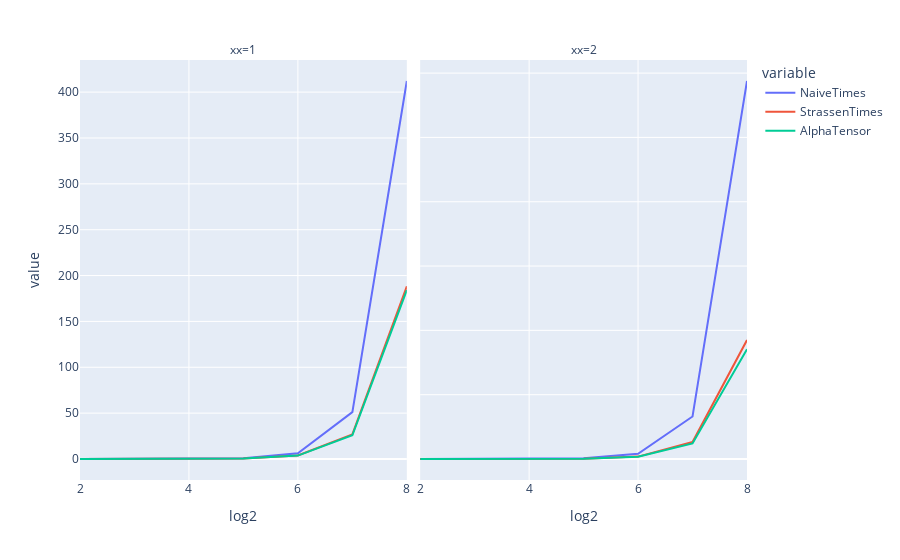
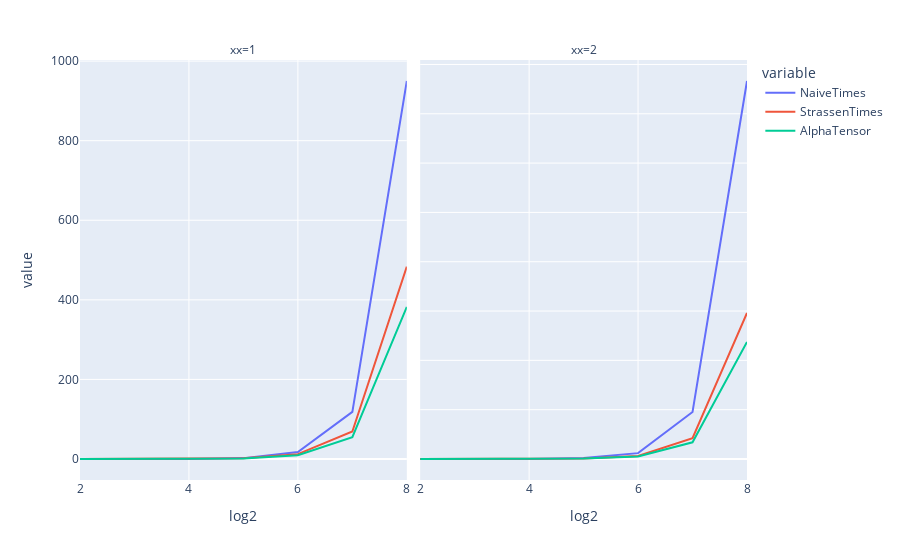
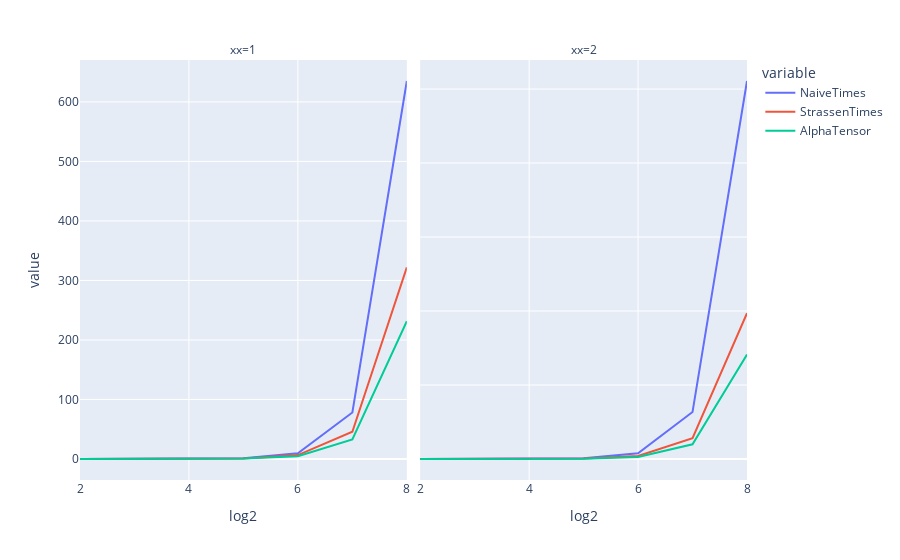
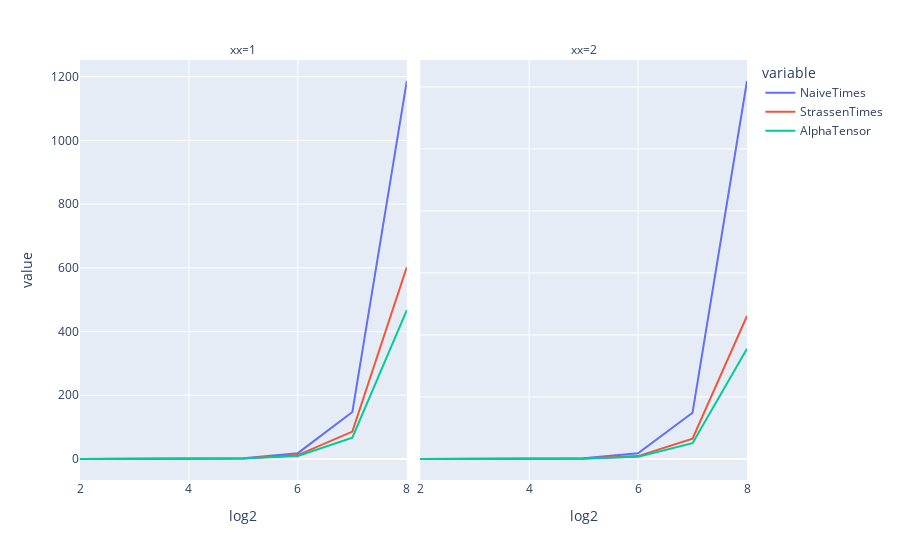

The notebook cell saved with these charts, in order:
### Markdown cell above
### PLOTS

### Code cell
for i in range(len(titles)):
    df = datas[i]
    print(f'xx = {titles[i]}')
    fig = px.line(df,x='log2',y='value',color='variable',facet_col='xx')
    fig.update_yaxes(matches=None)
    fig.show()

### Figure 1 — Plotly figure (JSON) as saved in the notebook; plotly's stock layout.template omitted (floating-point values rounded to 4 significant figures)
{"data": [{"hovertemplate": "variable=NaiveTimes<br>xx=1<br>log2=%{x}<br>value=%{y}<extra></extra>", "legendgroup": "NaiveTimes", "line": {"color": "#636efa", "dash": "solid"}, "marker": {"symbol": "circle"}, "mode": "lines", "name": "NaiveTimes", "orientation": "v", "showlegend": true, "type": "scatter", "x": [2, 3, 4, 5, 6, 7, 8], "xaxis": "x", "y": [0, 0.01562, 0.09375, 0.7656, 6.266, 51.11, 412.1], "yaxis": "y"}, {"hovertemplate": "variable=NaiveTimes<br>xx=2<br>log2=%{x}<br>value=%{y}<extra></extra>", "legendgroup": "NaiveTimes", "line": {"color": "#636efa", "dash": "solid"}, "marker": {"symbol": "circle"}, "mode": "lines", "name": "NaiveTimes", "orientation": "v", "showlegend": false, "type": "scatter", "x": [2, 3, 4, 5, 6, 7, 8], "xaxis": "x2", "y": [0.09375, 0.7968, 6.219, 51.06, 410.5, 3302.0, 29390.0], "yaxis": "y2"}, {"hovertemplate": "variable=StrassenTimes<br>xx=1<br>log2=%{x}<br>value=%{y}<extra></extra>", "legendgroup": "StrassenTimes", "line": {"color": "#EF553B", "dash": "solid"}, "marker": {"symbol": "circle"}, "mode": "lines", "name": "StrassenTimes", "orientation": "v", "showlegend": true, "type": "scatter", "x": [2, 3, 4, 5, 6, 7, 8], "xaxis": "x", "y": [0, 0.01562, 0.07813, 0.5469, 3.828, 26.89, 188.3], "yaxis": "y"}, {"hovertemplate": "variable=StrassenTimes<br>xx=2<br>log2=%{x}<br>value=%{y}<extra></extra>", "legendgroup": "StrassenTimes", "line": {"color": "#EF553B", "dash": "solid"}, "marker": {"symbol": "circle"}, "mode": "lines", "name": "StrassenTimes", "orientation": "v", "showlegend": false, "type": "scatter", "x": [2, 3, 4, 5, 6, 7, 8], "xaxis": "x2", "y": [0.07813, 0.5312, 3.859, 26.86, 187.0, 1319.0, 9251.0], "yaxis": "y2"}, {"hovertemplate": "variable=AlphaTensor<br>xx=1<br>log2=%{x}<br>value=%{y}<extra></extra>", "legendgroup": "AlphaTensor", "line": {"color": "#00cc96", "dash": "solid"}, "marker": {"symbol": "circle"}, "mode": "lines", "name": "AlphaTensor", "orientation": "v", "showlegend": true, "type": "scatter", "x": [2, 3, 4, 5, 6, 7, 8], "xaxis": "x", "y": [0, 0.01562, 0.07816, 0.5312, 3.703, 25.91, 184.2], "yaxis": "y"}, {"hovertemplate": "variable=AlphaTensor<br>xx=2<br>log2=%{x}<br>value=%{y}<extra></extra>", "legendgroup": "AlphaTensor", "line": {"color": "#00cc96", "dash": "solid"}, "marker": {"symbol": "circle"}, "mode": "lines", "name": "AlphaTensor", "orientation": "v", "showlegend": false, "type": "scatter", "x": [2, 3, 4, 5, 6, 7, 8], "xaxis": "x2", "y": [0.09374, 0.5, 3.547, 24.81, 173.3, 1214.0, 8537.0], "yaxis": "y2"}], "layout": {"annotations": [{"font": {}, "showarrow": false, "text": "xx=1", "x": 0.245, "xanchor": "center", "xref": "paper", "y": 1, "yanchor": "bottom", "yref": "paper"}, {"font": {}, "showarrow": false, "text": "xx=2", "x": 0.755, "xanchor": "center", "xref": "paper", "y": 1, "yanchor": "bottom", "yref": "paper"}], "autosize": true, "legend": {"title": {"text": "variable"}, "tracegroupgap": 0}, "margin": {"t": 60}, "xaxis": {"anchor": "y", "autorange": true, "domain": [0, 0.49], "range": [2, 8], "title": {"text": "log2"}, "type": "linear"}, "xaxis2": {"anchor": "y2", "autorange": true, "domain": [0.51, 1], "matches": "x", "range": [2, 8], "title": {"text": "log2"}, "type": "linear"}, "yaxis": {"anchor": "x", "autorange": true, "domain": [0, 1], "range": [-22.9, 435.0], "title": {"text": "value"}, "type": "linear"}, "yaxis2": {"anchor": "x2", "autorange": true, "domain": [0, 1], "range": [-1633.0, 31020.0], "showticklabels": false, "type": "linear"}}}

### Figure 2 — Plotly figure (JSON) as saved in the notebook; plotly's stock layout.template omitted (floating-point values rounded to 4 significant figures)
{"data": [{"hovertemplate": "variable=NaiveTimes<br>xx=1<br>log2=%{x}<br>value=%{y}<extra></extra>", "legendgroup": "NaiveTimes", "line": {"color": "#636efa", "dash": "solid"}, "marker": {"symbol": "circle"}, "mode": "lines", "name": "NaiveTimes", "orientation": "v", "showlegend": true, "type": "scatter", "x": [2, 3, 4, 5, 6, 7, 8], "xaxis": "x", "y": [0, 0.04688, 0.2656, 2.219, 17.66, 118.4, 950.0], "yaxis": "y"}, {"hovertemplate": "variable=NaiveTimes<br>xx=2<br>log2=%{x}<br>value=%{y}<extra></extra>", "legendgroup": "NaiveTimes", "line": {"color": "#636efa", "dash": "solid"}, "marker": {"symbol": "circle"}, "mode": "lines", "name": "NaiveTimes", "orientation": "v", "showlegend": false, "type": "scatter", "x": [2, 3, 4, 5, 6, 7, 8], "xaxis": "x2", "y": [0.3594, 2.922, 22.14, 179.3, 1190.0, 9543.0, 76650.0], "yaxis": "y2"}, {"hovertemplate": "variable=StrassenTimes<br>xx=1<br>log2=%{x}<br>value=%{y}<extra></extra>", "legendgroup": "StrassenTimes", "line": {"color": "#EF553B", "dash": "solid"}, "marker": {"symbol": "circle"}, "mode": "lines", "name": "StrassenTimes", "orientation": "v", "showlegend": true, "type": "scatter", "x": [2, 3, 4, 5, 6, 7, 8], "xaxis": "x", "y": [0, 0.03125, 0.2344, 1.719, 12.2, 69.08, 483.5], "yaxis": "y"}, {"hovertemplate": "variable=StrassenTimes<br>xx=2<br>log2=%{x}<br>value=%{y}<extra></extra>", "legendgroup": "StrassenTimes", "line": {"color": "#EF553B", "dash": "solid"}, "marker": {"symbol": "circle"}, "mode": "lines", "name": "StrassenTimes", "orientation": "v", "showlegend": false, "type": "scatter", "x": [2, 3, 4, 5, 6, 7, 8], "xaxis": "x2", "y": [0.2969, 2.172, 14.98, 104.7, 605.3, 4225.0, 29620.0], "yaxis": "y2"}, {"hovertemplate": "variable=AlphaTensor<br>xx=1<br>log2=%{x}<br>value=%{y}<extra></extra>", "legendgroup": "AlphaTensor", "line": {"color": "#00cc96", "dash": "solid"}, "marker": {"symbol": "circle"}, "mode": "lines", "name": "AlphaTensor", "orientation": "v", "showlegend": true, "type": "scatter", "x": [2, 3, 4, 5, 6, 7, 8], "xaxis": "x", "y": [0.01562, 0.01562, 0.1875, 1.344, 9.562, 54.69, 382.3], "yaxis": "y"}, {"hovertemplate": "variable=AlphaTensor<br>xx=2<br>log2=%{x}<br>value=%{y}<extra></extra>", "legendgroup": "AlphaTensor", "line": {"color": "#00cc96", "dash": "solid"}, "marker": {"symbol": "circle"}, "mode": "lines", "name": "AlphaTensor", "orientation": "v", "showlegend": false, "type": "scatter", "x": [2, 3, 4, 5, 6, 7, 8], "xaxis": "x2", "y": [0.3438, 1.672, 12.36, 84.02, 495.2, 3383.0, 23740.0], "yaxis": "y2"}], "layout": {"annotations": [{"font": {}, "showarrow": false, "text": "xx=1", "x": 0.245, "xanchor": "center", "xref": "paper", "y": 1, "yanchor": "bottom", "yref": "paper"}, {"font": {}, "showarrow": false, "text": "xx=2", "x": 0.755, "xanchor": "center", "xref": "paper", "y": 1, "yanchor": "bottom", "yref": "paper"}], "autosize": true, "legend": {"title": {"text": "variable"}, "tracegroupgap": 0}, "margin": {"t": 60}, "xaxis": {"anchor": "y", "autorange": true, "domain": [0, 0.49], "range": [2, 8], "title": {"text": "log2"}, "type": "linear"}, "xaxis2": {"anchor": "y2", "autorange": true, "domain": [0.51, 1], "matches": "x", "range": [2, 8], "title": {"text": "log2"}, "type": "linear"}, "yaxis": {"anchor": "x", "autorange": true, "domain": [0, 1], "range": [-52.78, 1003.0], "title": {"text": "value"}, "type": "linear"}, "yaxis2": {"anchor": "x2", "autorange": true, "domain": [0, 1], "range": [-4258.0, 80900.0], "showticklabels": false, "type": "linear"}}}

### Figure 3 — Plotly figure (JSON) as saved in the notebook; plotly's stock layout.template omitted (floating-point values rounded to 4 significant figures)
{"data": [{"hovertemplate": "variable=NaiveTimes<br>xx=1<br>log2=%{x}<br>value=%{y}<extra></extra>", "legendgroup": "NaiveTimes", "line": {"color": "#636efa", "dash": "solid"}, "marker": {"symbol": "circle"}, "mode": "lines", "name": "NaiveTimes", "orientation": "v", "showlegend": true, "type": "scatter", "x": [2, 3, 4, 5, 6, 7, 8], "xaxis": "x", "y": [0, 0.01562, 0.1562, 1.203, 9.641, 78.16, 635.1], "yaxis": "y"}, {"hovertemplate": "variable=NaiveTimes<br>xx=2<br>log2=%{x}<br>value=%{y}<extra></extra>", "legendgroup": "NaiveTimes", "line": {"color": "#636efa", "dash": "solid"}, "marker": {"symbol": "circle"}, "mode": "lines", "name": "NaiveTimes", "orientation": "v", "showlegend": false, "type": "scatter", "x": [2, 3, 4, 5, 6, 7, 8], "xaxis": "x2", "y": [0.1875, 1.5, 12.02, 97.56, 786.7, 6358.0, 51090.0], "yaxis": "y2"}, {"hovertemplate": "variable=StrassenTimes<br>xx=1<br>log2=%{x}<br>value=%{y}<extra></extra>", "legendgroup": "StrassenTimes", "line": {"color": "#EF553B", "dash": "solid"}, "marker": {"symbol": "circle"}, "mode": "lines", "name": "StrassenTimes", "orientation": "v", "showlegend": true, "type": "scatter", "x": [2, 3, 4, 5, 6, 7, 8], "xaxis": "x", "y": [0, 0.01562, 0.125, 0.9219, 6.547, 45.8, 322.0], "yaxis": "y"}, {"hovertemplate": "variable=StrassenTimes<br>xx=2<br>log2=%{x}<br>value=%{y}<extra></extra>", "legendgroup": "StrassenTimes", "line": {"color": "#EF553B", "dash": "solid"}, "marker": {"symbol": "circle"}, "mode": "lines", "name": "StrassenTimes", "orientation": "v", "showlegend": false, "type": "scatter", "x": [2, 3, 4, 5, 6, 7, 8], "xaxis": "x2", "y": [0.1719, 1.172, 8.688, 57.16, 400.7, 2826.0, 19700.0], "yaxis": "y2"}, {"hovertemplate": "variable=AlphaTensor<br>xx=1<br>log2=%{x}<br>value=%{y}<extra></extra>", "legendgroup": "AlphaTensor", "line": {"color": "#00cc96", "dash": "solid"}, "marker": {"symbol": "circle"}, "mode": "lines", "name": "AlphaTensor", "orientation": "v", "showlegend": true, "type": "scatter", "x": [2, 3, 4, 5, 6, 7, 8], "xaxis": "x", "y": [0.01567, 0.01563, 0.09375, 0.6719, 4.687, 32.95, 231.7], "yaxis": "y"}, {"hovertemplate": "variable=AlphaTensor<br>xx=2<br>log2=%{x}<br>value=%{y}<extra></extra>", "legendgroup": "AlphaTensor", "line": {"color": "#00cc96", "dash": "solid"}, "marker": {"symbol": "circle"}, "mode": "lines", "name": "AlphaTensor", "orientation": "v", "showlegend": false, "type": "scatter", "x": [2, 3, 4, 5, 6, 7, 8], "xaxis": "x2", "y": [0.1562, 0.8281, 5.844, 40.44, 282.7, 1984.0, 14110.0], "yaxis": "y2"}], "layout": {"annotations": [{"font": {}, "showarrow": false, "text": "xx=1", "x": 0.245, "xanchor": "center", "xref": "paper", "y": 1, "yanchor": "bottom", "yref": "paper"}, {"font": {}, "showarrow": false, "text": "xx=2", "x": 0.755, "xanchor": "center", "xref": "paper", "y": 1, "yanchor": "bottom", "yref": "paper"}], "autosize": true, "legend": {"title": {"text": "variable"}, "tracegroupgap": 0}, "margin": {"t": 60}, "xaxis": {"anchor": "y", "autorange": true, "domain": [0, 0.49], "range": [2, 8], "title": {"text": "log2"}, "type": "linear"}, "xaxis2": {"anchor": "y2", "autorange": true, "domain": [0.51, 1], "matches": "x", "range": [2, 8], "title": {"text": "log2"}, "type": "linear"}, "yaxis": {"anchor": "x", "autorange": true, "domain": [0, 1], "range": [-35.28, 670.4], "title": {"text": "value"}, "type": "linear"}, "yaxis2": {"anchor": "x2", "autorange": true, "domain": [0, 1], "range": [-2838.0, 53930.0], "showticklabels": false, "type": "linear"}}}

### Figure 4 — Plotly figure (JSON) as saved in the notebook; plotly's stock layout.template omitted (floating-point values rounded to 4 significant figures)
{"data": [{"hovertemplate": "variable=NaiveTimes<br>xx=1<br>log2=%{x}<br>value=%{y}<extra></extra>", "legendgroup": "NaiveTimes", "line": {"color": "#636efa", "dash": "solid"}, "marker": {"symbol": "circle"}, "mode": "lines", "name": "NaiveTimes", "orientation": "v", "showlegend": true, "type": "scatter", "x": [2, 3, 4, 5, 6, 7, 8], "xaxis": "x", "y": [0, 0.03125, 0.2813, 2.266, 18.33, 147.7, 1186.0], "yaxis": "y"}, {"hovertemplate": "variable=NaiveTimes<br>xx=2<br>log2=%{x}<br>value=%{y}<extra></extra>", "legendgroup": "NaiveTimes", "line": {"color": "#636efa", "dash": "solid"}, "marker": {"symbol": "circle"}, "mode": "lines", "name": "NaiveTimes", "orientation": "v", "showlegend": false, "type": "scatter", "x": [2, 3, 4, 5, 6, 7, 8], "xaxis": "x2", "y": [0.4531, 3.578, 28.67, 230.6, 1850.0, 14930.0, 121900.0], "yaxis": "y2"}, {"hovertemplate": "variable=StrassenTimes<br>xx=1<br>log2=%{x}<br>value=%{y}<extra></extra>", "legendgroup": "StrassenTimes", "line": {"color": "#EF553B", "dash": "solid"}, "marker": {"symbol": "circle"}, "mode": "lines", "name": "StrassenTimes", "orientation": "v", "showlegend": true, "type": "scatter", "x": [2, 3, 4, 5, 6, 7, 8], "xaxis": "x", "y": [0, 0.04688, 0.25, 1.734, 12.28, 85.95, 602.3], "yaxis": "y"}, {"hovertemplate": "variable=StrassenTimes<br>xx=2<br>log2=%{x}<br>value=%{y}<extra></extra>", "legendgroup": "StrassenTimes", "line": {"color": "#EF553B", "dash": "solid"}, "marker": {"symbol": "circle"}, "mode": "lines", "name": "StrassenTimes", "orientation": "v", "showlegend": false, "type": "scatter", "x": [2, 3, 4, 5, 6, 7, 8], "xaxis": "x2", "y": [0.3906, 2.734, 19.14, 134.4, 939.8, 6586.0, 46120.0], "yaxis": "y2"}, {"hovertemplate": "variable=AlphaTensor<br>xx=1<br>log2=%{x}<br>value=%{y}<extra></extra>", "legendgroup": "AlphaTensor", "line": {"color": "#00cc96", "dash": "solid"}, "marker": {"symbol": "circle"}, "mode": "lines", "name": "AlphaTensor", "orientation": "v", "showlegend": true, "type": "scatter", "x": [2, 3, 4, 5, 6, 7, 8], "xaxis": "x", "y": [0.01562, 0.01562, 0.2031, 1.359, 9.547, 66.75, 467.5], "yaxis": "y"}, {"hovertemplate": "variable=AlphaTensor<br>xx=2<br>log2=%{x}<br>value=%{y}<extra></extra>", "legendgroup": "AlphaTensor", "line": {"color": "#00cc96", "dash": "solid"}, "marker": {"symbol": "circle"}, "mode": "lines", "name": "AlphaTensor", "orientation": "v", "showlegend": false, "type": "scatter", "x": [2, 3, 4, 5, 6, 7, 8], "xaxis": "x2", "y": [0.3906, 2.031, 14.91, 103.8, 728.9, 5099.0, 35580.0], "yaxis": "y2"}], "layout": {"annotations": [{"font": {}, "showarrow": false, "text": "xx=1", "x": 0.245, "xanchor": "center", "xref": "paper", "y": 1, "yanchor": "bottom", "yref": "paper"}, {"font": {}, "showarrow": false, "text": "xx=2", "x": 0.755, "xanchor": "center", "xref": "paper", "y": 1, "yanchor": "bottom", "yref": "paper"}], "autosize": true, "legend": {"title": {"text": "variable"}, "tracegroupgap": 0}, "margin": {"t": 60}, "xaxis": {"anchor": "y", "autorange": true, "domain": [0, 0.49], "range": [2, 8], "title": {"text": "log2"}, "type": "linear"}, "xaxis2": {"anchor": "y2", "autorange": true, "domain": [0.51, 1], "matches": "x", "range": [2, 8], "title": {"text": "log2"}, "type": "linear"}, "yaxis": {"anchor": "x", "autorange": true, "domain": [0, 1], "range": [-65.92, 1252.0], "title": {"text": "value"}, "type": "linear"}, "yaxis2": {"anchor": "x2", "autorange": true, "domain": [0, 1], "range": [-6771.0, 128700.0], "showticklabels": false, "type": "linear"}}}
